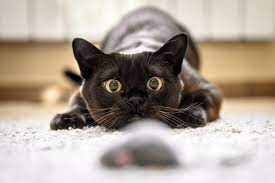
#> input picture обработка изображения по пикселям/смена цвета, зашумление/kitty.jpg, 275 x 183 px
$ python play_with_pctr.py
#> lines starting #> are read from the running program, lines starting #| are printed output that depends on the picture
import random
from PIL import Image, ImageDraw

def diap(a):
    if a>255: return 255
    if a<0: return 0
    return a


image = Image.open("kitty.jpg")
#> image is the input picture: PIL image 275x183 RGB; mean R, G, B 174.8, 162.6, 151.3
image = image.convert("RGB")
draw = ImageDraw.Draw(image)
width, height = image.size
#> width = 275; height = 183
pix = image.load()
for i in range(height):
   for j in range(width):
        r, g, b = pix[j, i]
        s = int((r+g+b)/3)
        draw.point((j,i), (s,s,s))

image.save("kitty2.jpg", "JPEG")
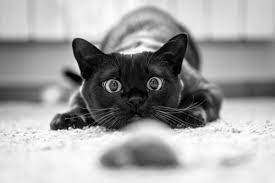
#> saved as kitty2.jpg: PIL image 275x183 RGB; min 0, max 255, mean 162.6


img = Image.new('RGB', (height, width), 'black')
#> img: PIL image 183x275 RGB; every value is 0
dr = ImageDraw.Draw(img)
for i in range(height):
   for j in range(width):
        r, g, b = pix[j, i]
        s = int((r+g+b)/3)
        dr.point((i,j), (r,g,b))

img.save("kitty3.jpg", "JPEG")
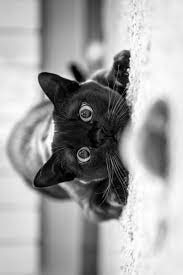
#> saved as kitty3.jpg: PIL image 183x275 RGB; min 0, max 255, mean 162.6


image = Image.open("kitty3.jpg")
#> image: PIL image 183x275 RGB
image = image.convert("RGB")
draw = ImageDraw.Draw(image)
width, height = image.size
#> width = 183; height = 275
pix = image.load()
for i in range(height):
   for j in range(width):
        r, g, b = pix[j, i]
        ran = random.randint(0,100)
        r=diap(r+ran)
        g=diap(g+ran)
        b=diap(b+ran)
        draw.point((j,i), (r, g, b))

image.save("kitty4.jpg", "JPEG")
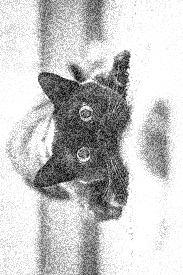
#> saved as kitty4.jpg: PIL image 183x275 RGB; min 0, max 255, mean 199.1
